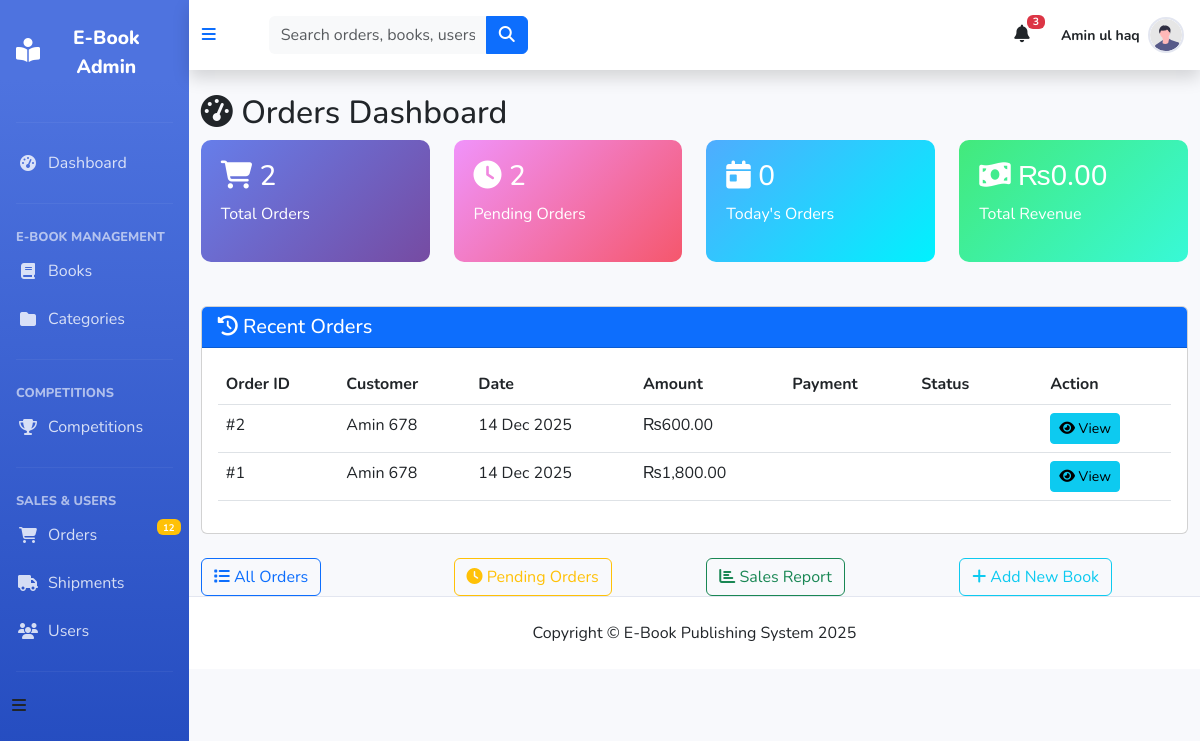
The page /admin_panel/orders_dashboard.php (signed in) on the database as committed earlier.
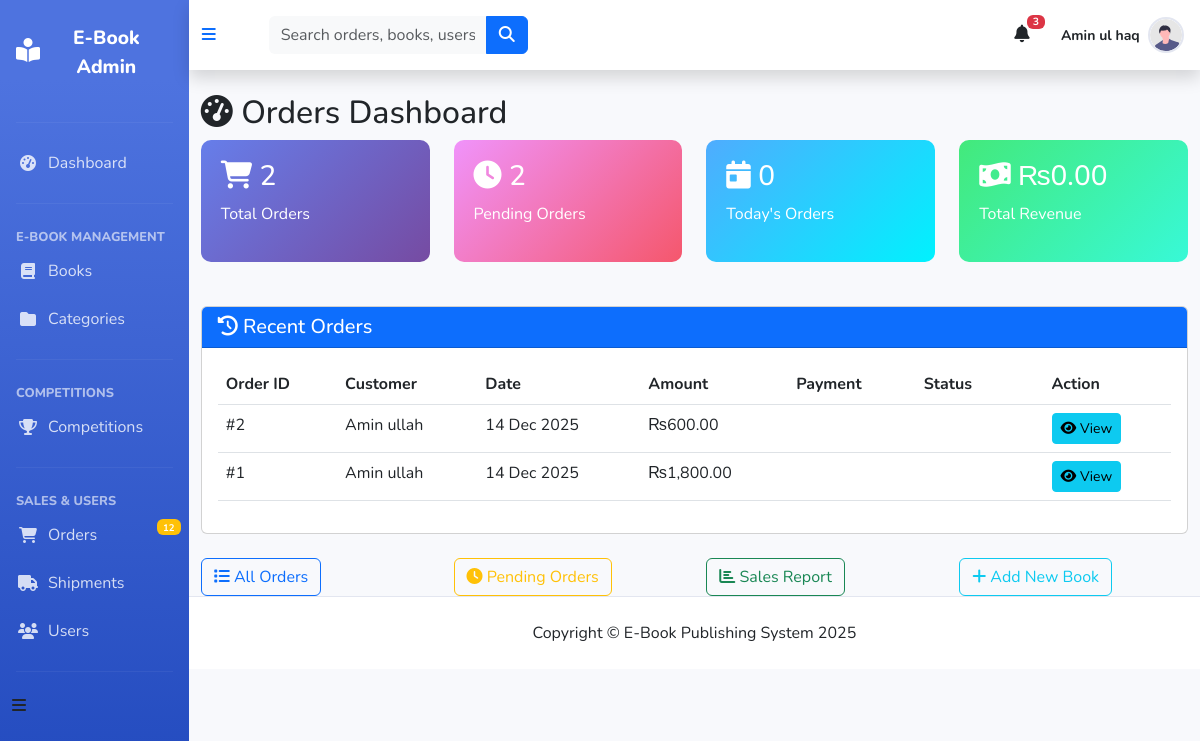
The same page on the database as committed later.
### tables this page shows
CREATE TABLE `orders` (
  `id` int(11) NOT NULL,
  `user_id` int(11) DEFAULT NULL,
  `book_id` int(11) DEFAULT NULL,
  `order_type` enum('PDF','HARDCOPY','CD') DEFAULT 'HARDCOPY',
  `subscription_months` int(11) DEFAULT 0,
  `quantity` int(11) DEFAULT 1,
  `price` decimal(10,2) DEFAULT NULL,
  `shipping_charges` decimal(10,2) DEFAULT 0.00,
  `total_amount` decimal(10,2) DEFAULT NULL,
  `payment_method` varchar(50) DEFAULT NULL,
  `payment_status` enum('PENDING','PAID','FAILED','REFUNDED') DEFAULT 'PENDING',
  `status` enum('PENDING','CONFIRMED','PROCESSING','SHIPPED','DELIVERED','CANCELLED','REFUNDED') DEFAULT 'PENDING',
  `delivery_date` date NOT NULL,
  `tracking_number` varchar(100) DEFAULT NULL,
  `shipping_address` text DEFAULT NULL,
  `placed_at` timestamp NOT NULL DEFAULT current_timestamp()
);

CREATE TABLE `users` (
  `id` int(11) NOT NULL,
  `name` varchar(150) NOT NULL,
  `email` varchar(150) NOT NULL,
  `phone` varchar(20) DEFAULT NULL,
  `password` varchar(255) NOT NULL,
  `role` enum('user','admin','dealer') DEFAULT 'user',
  `status` enum('active','inactive','suspended') DEFAULT 'active',
  `address` text DEFAULT NULL,
  `city` varchar(100) DEFAULT NULL,
  `country` varchar(100) DEFAULT NULL,
  `postal_code` varchar(20) DEFAULT NULL,
  `profile_image` varchar(255) DEFAULT NULL,
  `created_at` timestamp NOT NULL DEFAULT current_timestamp(),
  `updated_at` timestamp NOT NULL DEFAULT current_timestamp() ON UPDATE current_timestamp()
);

### admin_panel/orders_dashboard.php (the view, shortened to what the changed rows need)
<?php
include 'includes/nav.php';
$recent_orders = mysqli_query($con,
    "SELECT o.*, u.name as customer_name
     FROM orders o
     LEFT JOIN users u ON o.user_id = u.id
     ORDER BY o.placed_at DESC
     LIMIT 10");
?>
    <div class="container-fluid mt-4">
        <h2><i class="fas fa-tachometer-alt"></i> Orders Dashboard</h2>
        <div class="card mt-4">
            <div class="card-body">
                <div class="table-responsive">
                    <table class="table table-hover">
                        <thead>
                            <tr>
                                <th>Order ID</th>
                                <th>Customer</th>
                                <th>Date</th>
                                <th>Amount</th>
                                <th>Payment</th>
                                <th>Status</th>
                                <th>Action</th>
                            </tr>
                        </thead>
                        <tbody>
                            <?php while($order = mysqli_fetch_assoc($recent_orders)): ?>
                            <tr>
                                <td>#<?php echo $order['id']; ?></td>
                                <td><?php echo $order['customer_name'] ?? 'Guest'; ?></td>
                                <td><?php echo date('d M Y', strtotime($order['placed_at'])); ?></td>
                                <td>₨<?php echo number_format($order['total_amount'], 2); ?></td>
                                <td>
                                    <span class="badge badge-<?php
                                        echo $order['payment_status'] == 'PAID' ? 'success' :
                                             ($order['payment_status'] == 'PENDING' ? 'warning' : 'danger');
                                    ?>">
                                    </span>
                                </td>
                                <td>
                                    <span class="badge badge-<?php
                                        echo $order['status'] == 'DELIVERED' ? 'success' :
                                             ($order['status'] == 'PROCESSING' ? 'primary' :
                                             ($order['status'] == 'SHIPPED' ? 'info' : 'warning'));
                                    ?>">
                                    </span>
                                </td>
                                <td>
                                    <a href="order_details.php?id=<?php echo $order['id']; ?>"
                                       class="btn btn-sm btn-info">
                                        <i class="fas fa-eye"></i> View
                                    </a>
                                </td>
                            </tr>
                            <?php endwhile; ?>
                        </tbody>
                    </table>
                </div>
            </div>
        </div>
    </div>
    <?php include 'includes/footer.php'; ?>

Rows that differ between the two databases and show on the page:
changed through a linked row, orders id 2: user.name "Amin 678" → "Amin ullah"
changed through a linked row, orders id 1: user.name "Amin 678" → "Amin ullah"
